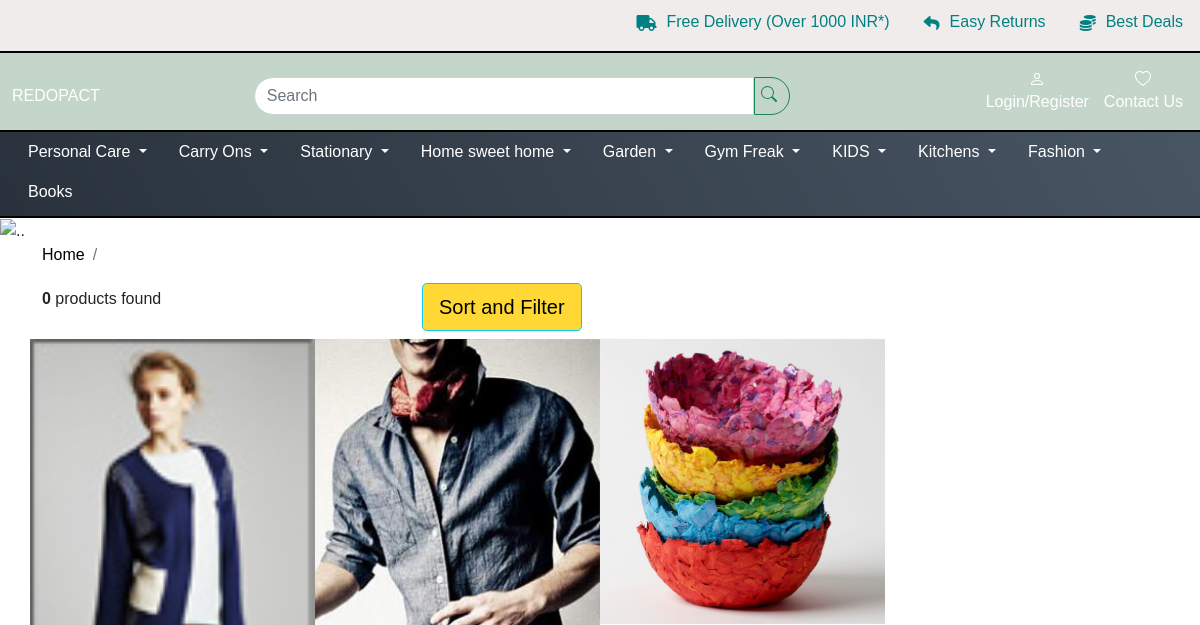
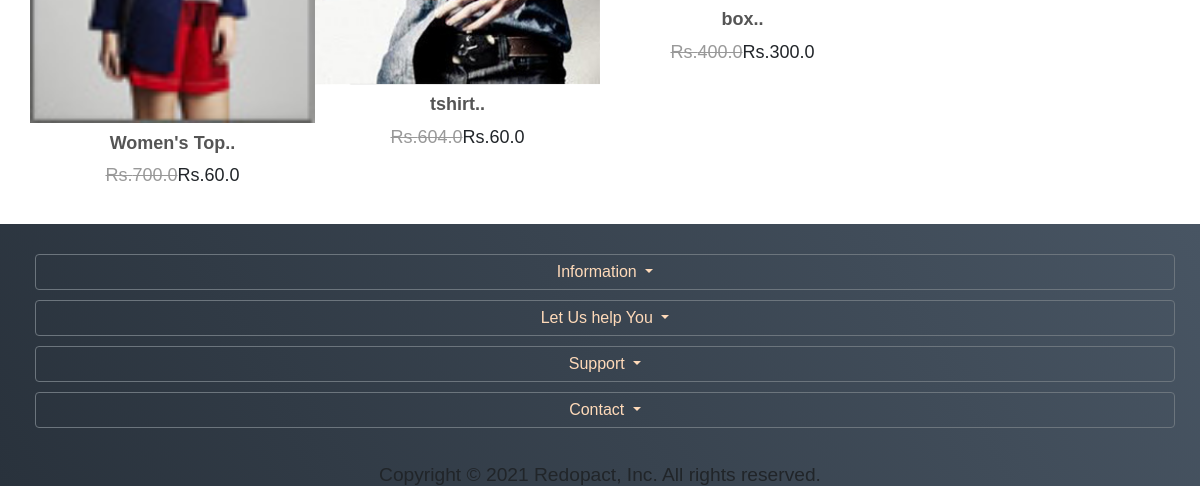
/listing/, run on an earlier commit of the app's database (2 pictures, top to bottom).
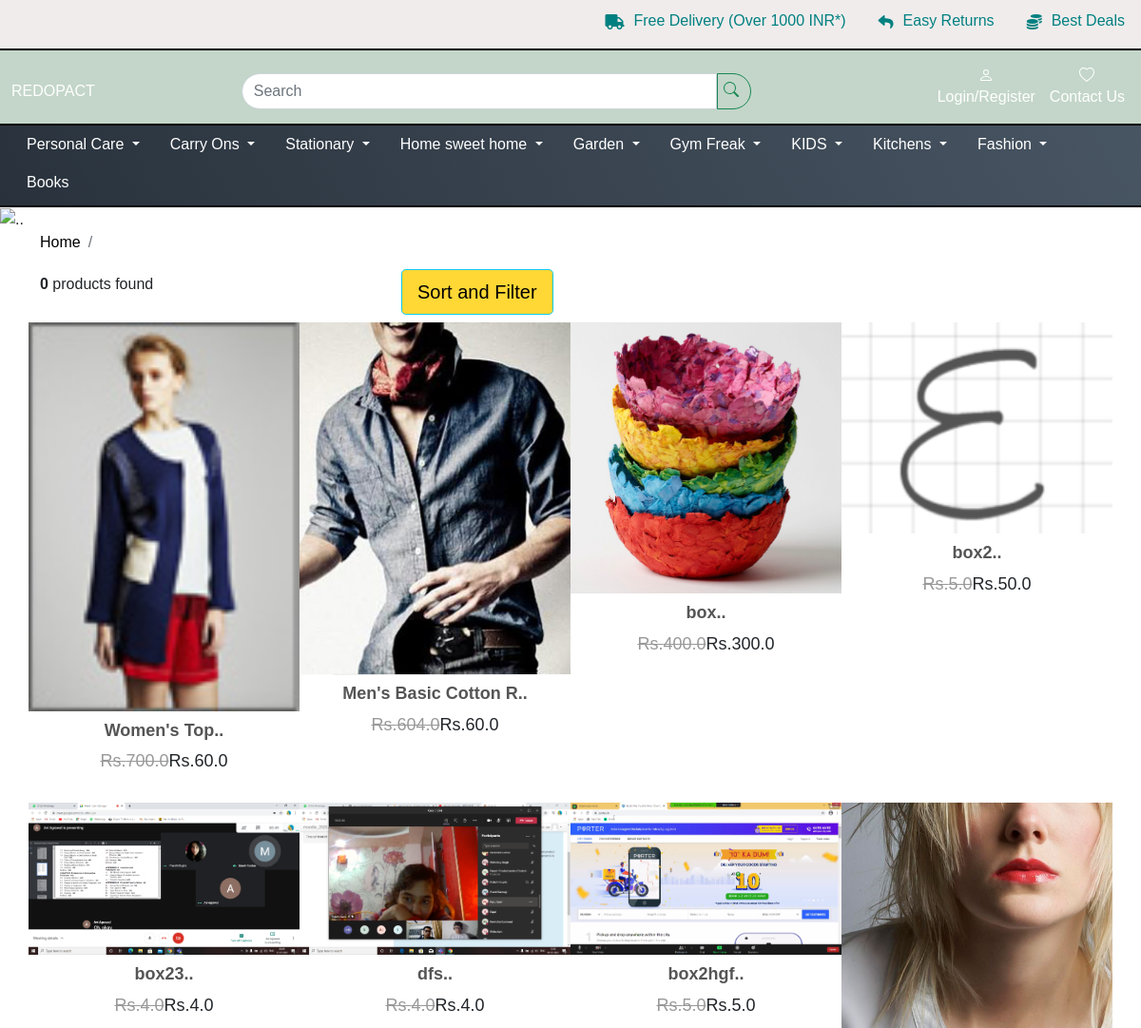
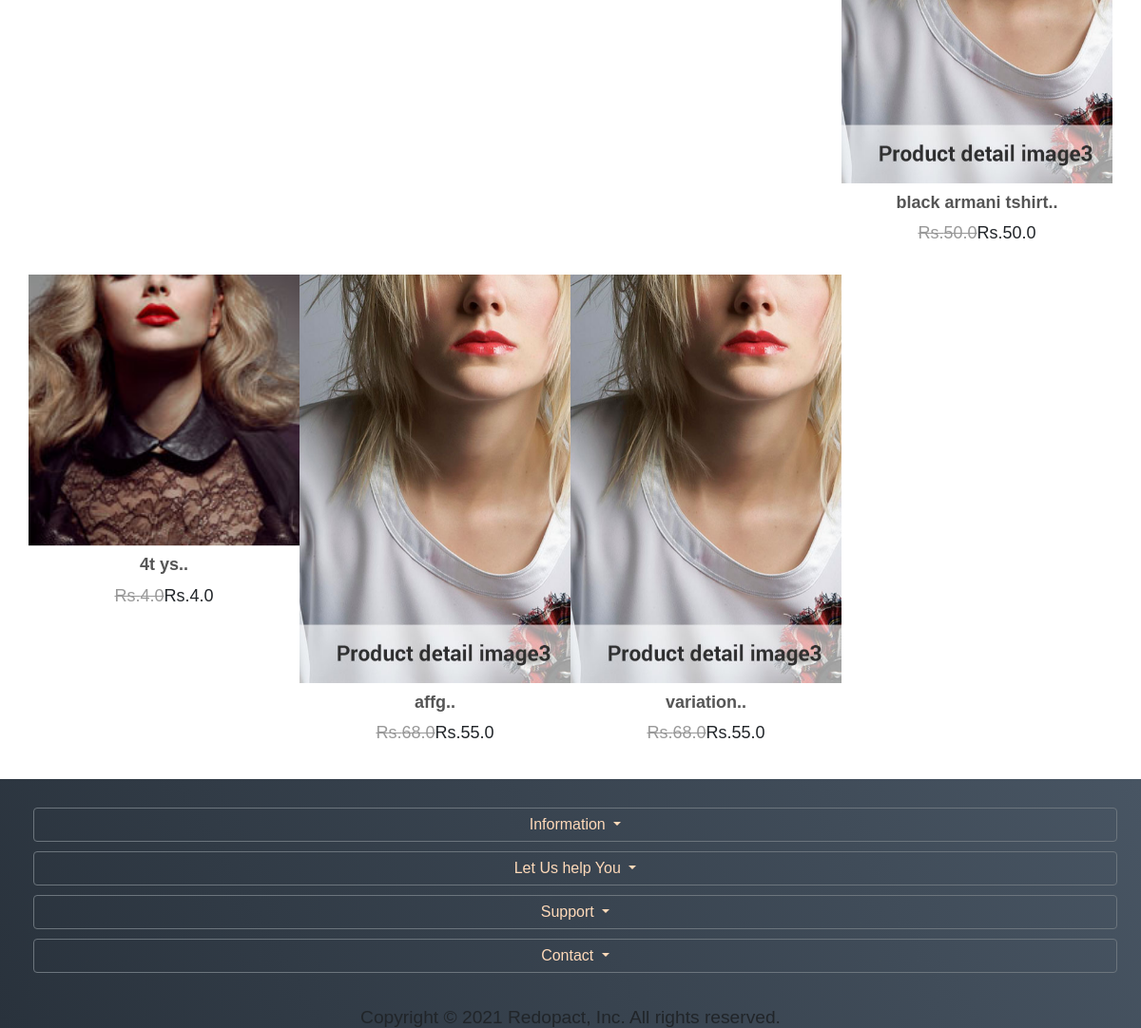
And on a later commit of the database (2 pictures, top to bottom).
### shop/models.py (models this page shows, shortened)
class Product(models.Model):
    vendor = models.ForeignKey(VendorAccount, on_delete=models.CASCADE)
    name = models.CharField(max_length=150)
    category2 = models.ForeignKey(Category, on_delete=models.CASCADE, null=True, blank=True)
    subcategory1 = models.ForeignKey(SubCategory1, on_delete=models.CASCADE, null=True, blank=True)
    subcategory2 = models.ForeignKey(SubCategory2, on_delete=models.CASCADE, null=True, blank=True)
    size = models.CharField(max_length=50, null=True, blank=True)
    product_for = models.CharField(max_length=7, choices=PRODUCTFOR_CHOICES, default='general')
    brand = models.CharField(max_length=50, null=True)
    tags = models.CharField(max_length=500, null=True, blank=True, default="blanktag")
    material = models.CharField(max_length=50, null=True, blank=True, default="")
    slug = models.SlugField(max_length=170, unique=True)
    sku = models.CharField(max_length=50, null=True,blank=True,unique=True)
    in_stock = models.BooleanField(default=False)
    discount = models.IntegerField(null=True, blank=True)
    stock = models.IntegerField(null=True, blank=True)
    mrp = models.FloatField(default=60.00, null=True, blank=True)
    special_price = models.FloatField(null=True,blank=True)
    our_price = models.FloatField(null=True,blank=True)
    description = RichTextField(null=True, blank=True, )
    short_description = RichTextField(null=True, blank=True, )
    weight = models.FloatField(default=0.00, null=True)
    length= models.FloatField(default=0.00, null=True)
    width = models.FloatField(default=0.00, null=True)
    height = models.FloatField(default=0.00, null=True)
    pub_date = models.DateField(null=True, blank=True, )
    is_recycled = models.BooleanField(default=False)
    is_upcycled = models.BooleanField(default=False)
    is_ecofriendly = models.BooleanField(default=False)
    has_variation = models.BooleanField(default=False)
    image = models.ImageField(upload_to=get_uplaod_file_name,  null=True, blank=True,)
    image2 = models.ImageField(upload_to=get_uplaod_file_name, null=True, blank=True, )
    image3 = models.ImageField(upload_to=get_uplaod_file_name, null=True, blank=True, )

### shop/views.py (the view)
# urls.py: path("listing/", views.listing, name="listing"),
def listing(request):
    ordering = request.GET.get('ordering', "")  # http://www.wondershop.in:8000/listproducts/?page=1&ordering=price
    search = request.GET.get('search', "")
    price = request.GET.get('price', "")
    if search:
        product = Product.objects.filter(Q(name__icontains=search) | Q(
            brand__icontains=search)| Q(subcategory2__name__icontains=search)| Q(subcategory2__subcategory1__name__icontains=search)| Q(subcategory2__subcategory1__category__name__icontains=search))  # SQLite doesn’t support case-sensitive LIKE statements; contains acts like icontains for SQLite
    else:
        product = Product.objects.all()
    if ordering:
        product = product.order_by(ordering)
    if price:
        product = product.filter(special_price__lt=price)
    page = request.GET.get('page', 1)
    product_paginator = Paginator(product, PRODUCTS_PER_PAGE)
    try:
        product = product_paginator.page(page)
    except EmptyPage:
        product = product_paginator.page(product_paginator.num_pages)
    except:
        product = product_paginator.page(PRODUCTS_PER_PAGE)
    return render(request, "shop/category.html",
                  {"product": product, 'page_obj': product, 'is_paginated': True, 'paginator': product_paginator})

### shop/templates/shop/category.html (shortened to what this page needs)
{% extends 'general/base.html' %}
{%load static%}
{% block head%}
    <link rel="stylesheet" href="{%static 'shop/css/style.css'%}" />
    <link rel="stylesheet" href="{%static 'shop/css/search.css'%}">
    <link rel="stylesheet" href="{%static 'shop/css/styles_navbar_Responsive.css'%}">
{% endblock %}
{% block body%}
    <div class="hide">
        <img src="{%static 'shop/img/category/stationery.jpg'%}" alt=".." style="width: 100%; ">
    </div>
    <div id="all">
      <div id="content">
        <div class="container">
          <div class="row">
            <div class="col-lg-12">
              <nav aria-label="breadcrumb">
                <ol class="breadcrumb">
                  <li class="breadcrumb-item"><a href="../">Home</a></li>
                  <li aria-current="page" class="breadcrumb-item active" style="text-transform: uppercase;">{{query}}</li>
                </ol>
              </nav>
              <div class="box info-bar">
                <div class="row">
                  <div class="col-md-12 col-lg-4 products-showing"><strong>{{ allProds|length }}</strong> products found</div>
                  <div class="col-md-12 col-lg-7 products-number-sort">
                      <button type="button" class="btn btn-info btn-lg" data-toggle="modal" data-target="#myModal" style="background:#ffd835;">Sort and Filter</button>
                  </div>
                </div>
              </div>
              <div class="row products">
              {% for i in product %}
                    <div class="col-lg-3 col-md-6 col-xs-6 chain-grid" style="padding-right: 0px;  padding-left: 0px;">
                      <div class="product">
                        <div class="flip-container">
                          <div class="flipper">
                            <div class="front"><a href="../products/{{i.id}}"><img src="../media/{{i.image}}" alt="" class="img-fluid"></a></div>
                            {% if i.image2 %}
                                <div class="back"><a href="../products/{{i.id}}"><img src="../media/{{i.image2}}" alt="" class="img-fluid"></a></div>
                            {% else %}
                                <div class="back"><a href="../products/{{i.id}}"><img src="../media/{{i.image}}" alt="" class="img-fluid"></a></div>
                            {% endif %}
                          </div>
                        </div>
                        <div class="text">
                          <h3><a href="../products/{{i.id}}">{{i.name|slice:"0:20"}}..</a></h3>
                          <p class="price">
                            <del>Rs.{{i.mrp}}</del>Rs.{{i.special_price}}
                          </p>
                        </div>
                      </div>
                    </div>
              {%endfor%}
              </div>
            </div>
          </div>
        </div>
      </div>
    </div>
 {% endblock %}

What changed in the data, as far as the page shows it:
changed Product: name "tshirt" → "Men's Basic Cotton R"
added Product: image (picture), name "box2", mrp "5.0", special_price "50.0"
added Product: image (picture), name "box23", mrp "4.0", special_price "4.0"
added Product: image (picture), name "dfs", mrp "4.0", special_price "4.0"
added Product: image (picture), name "box2hgf", mrp "5.0", special_price "5.0"
added Product: image (picture), name "black armani tshirt", mrp "50.0", special_price "50.0"
added Product: image (picture), name "4t ys", mrp "4.0", special_price "4.0"
added Product: image (picture), name "affg", mrp "68.0", special_price "55.0"
added Product: image (picture), name "variation", mrp "68.0", special_price "55.0"
